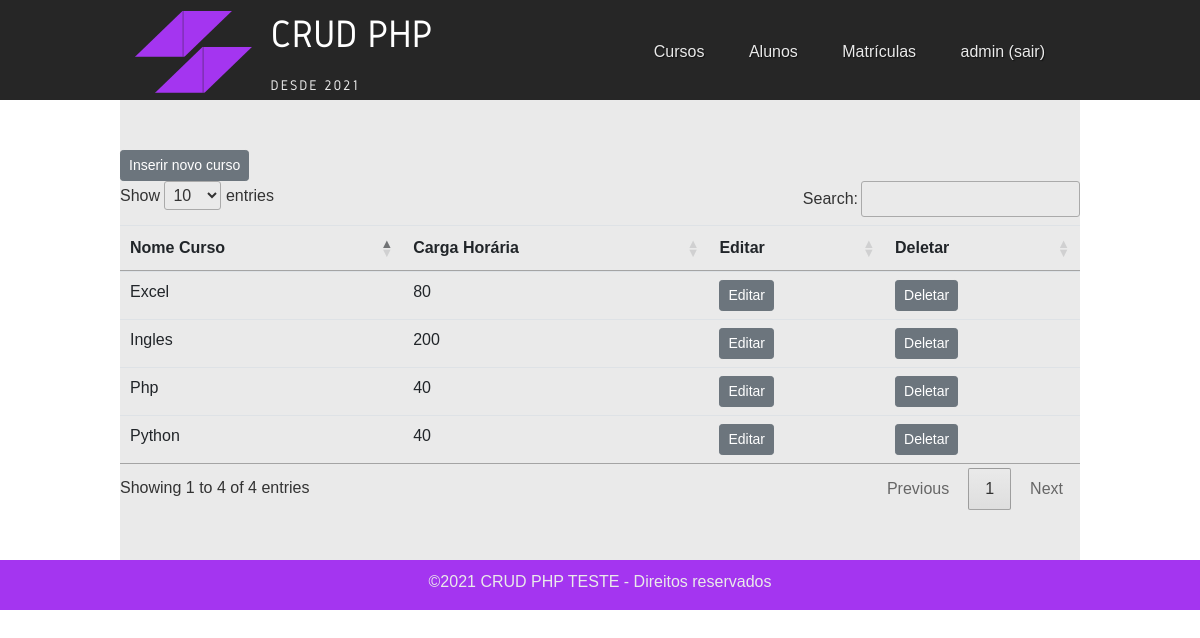
/index.php (signed in), run on the app's committed database.
### tables this page shows
CREATE TABLE `cursos` (
  `id_curso` int(11) NOT NULL,
  `nome_curso` varchar(255) NOT NULL,
  `carga_horaria` int(11) NOT NULL
);

### conecta.php (called while the page is built, shortened)
<?php
$servidor = "localhost";
$usuario = "root";
$senha = "";
$db = "aula_php";
$conexao = mysqli_connect($servidor, $usuario, $senha, $db);
$query = "SELECT * FROM CURSOS";
$consulta_cursos = mysqli_query($conexao, $query);
?>

### cursos.php (the view)
<a class="btn btn-secondary btn-sm" href="?pagina=inserir_curso">Inserir novo curso</a>
<table class="table" id="cursos">
	<thead>
		<tr>
			<th>Nome Curso</th>
			<th>Carga Horária</th>
			<th>Editar</th>
			<th>Deletar</th>
		</tr>
	</thead>
	<tbody>
	<?php
		include ('conecta.php');
		while($linha = mysqli_fetch_array($consulta_cursos)){
			echo '<tr><td>'.$linha['nome_curso'].'</td>';
			echo '<td>'.$linha['carga_horaria'].'</td>';
		?>
			<td><a class="btn btn-secondary btn-sm" href="?pagina=inserir_curso&editar=<?php echo $linha['id_curso']; ?>">Editar</a></td>
			<td><a class="btn btn-secondary btn-sm" href="deleta_curso.php?id_curso=<?php echo $linha['id_curso']; ?>">Deletar</a></td></tr>
		<?php
		}
		?>
	</tbody>
</table>

### estilo.css (style rules this page uses)
* { margin:0; padding:0; }
body { font-family: helvetica, arial; font-size:16px; color: #333; }

### data on the page
cursos: nome_curso "Php", carga_horaria "40"
cursos: nome_curso "Python", carga_horaria "40"
cursos: nome_curso "Excel", carga_horaria "80"
cursos: nome_curso "Ingles", carga_horaria "200"

### other printed values
$_SESSION['usuario'] "admin"
